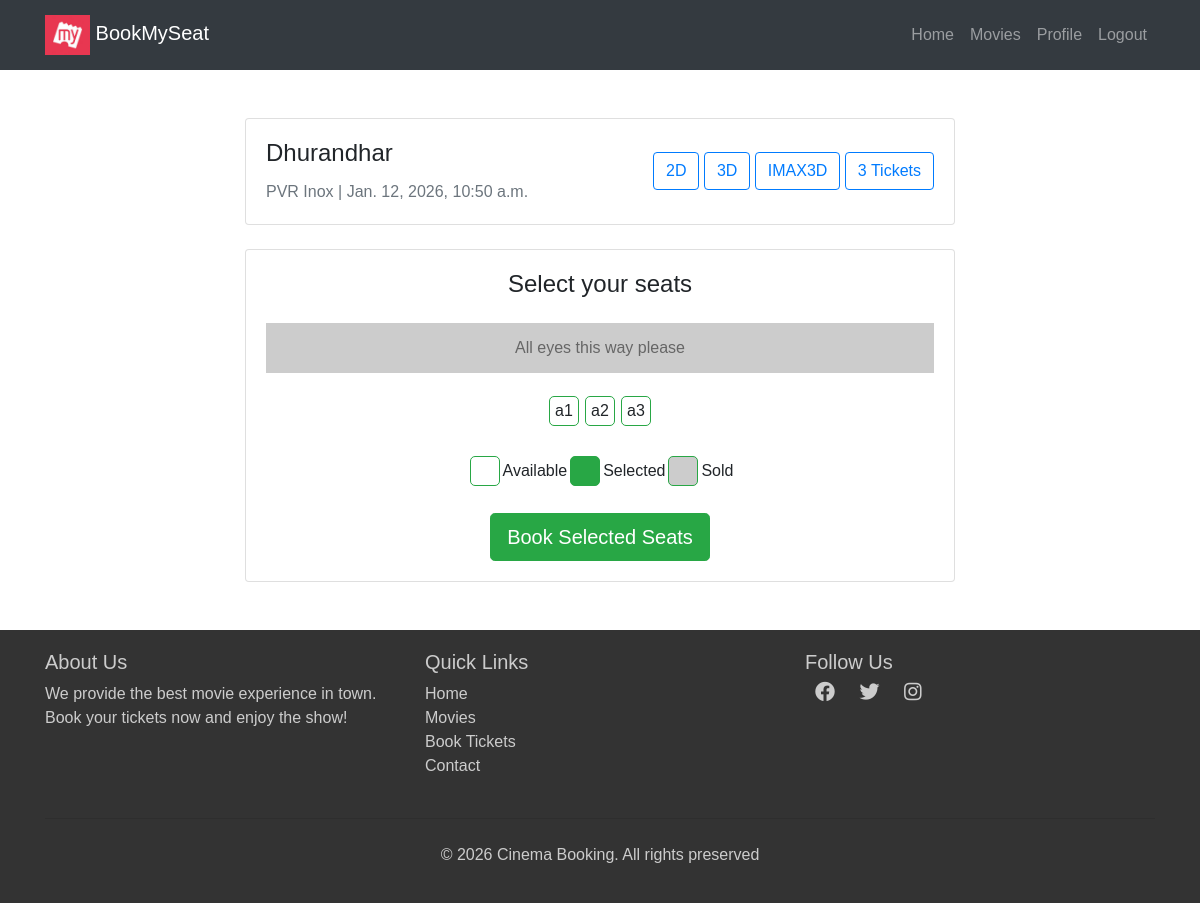
Before: /movies/theater/3/seats/book (signed in) with the older database file.
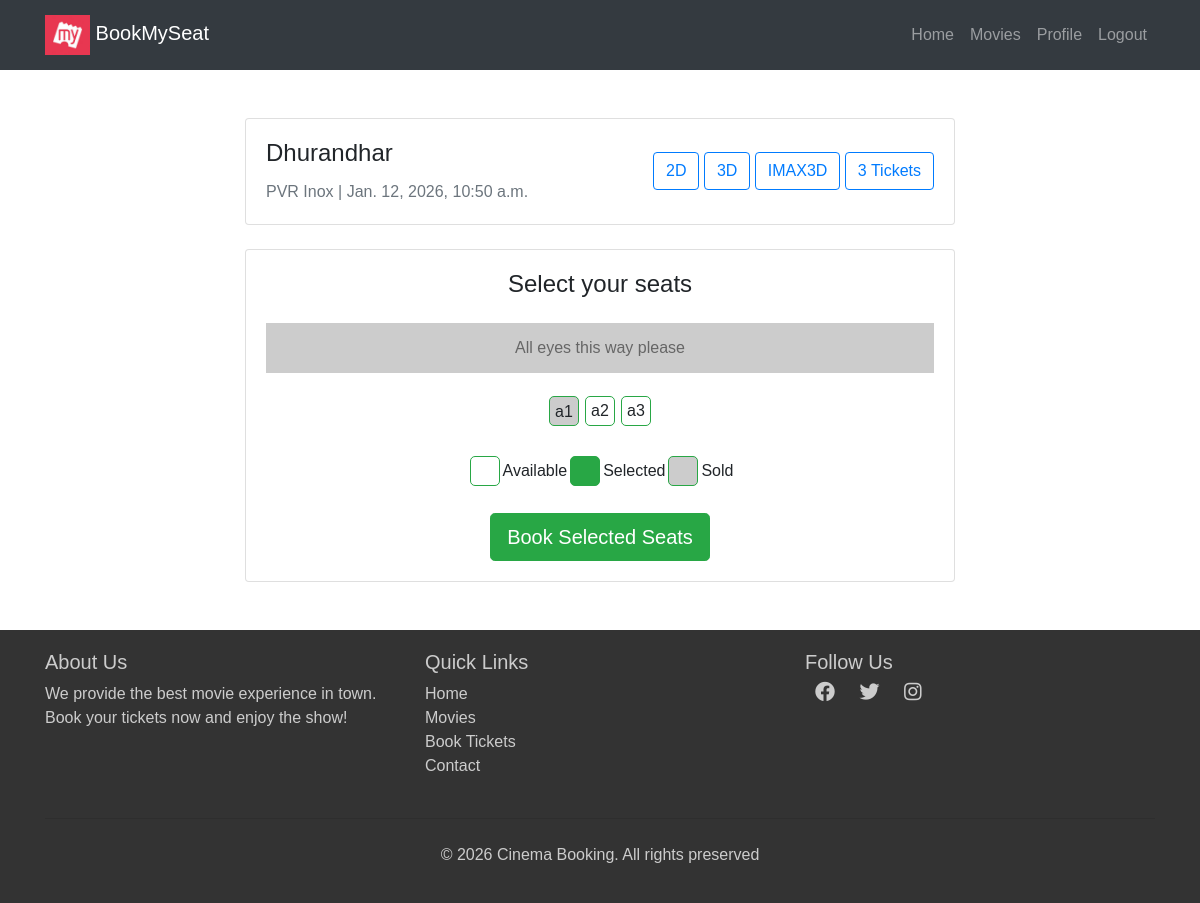
After: the same page with the newer database file.
### movies/models.py (models this page shows, shortened)
class Theater(models.Model):
    name = models.CharField(max_length=255)
    movie = models.ForeignKey(Movie, on_delete=models.CASCADE, related_name='theaters')
    time = models.DateTimeField()

class Movie(models.Model):
    name = models.CharField(max_length=255)
    image = models.ImageField(upload_to='movies/')
    rating = models.DecimalField(max_digits=3, decimal_places=1)
    cast = models.TextField()
    description = models.TextField(blank=True, null=True) # optional
    genre = models.CharField(max_length=255, blank=True, null=True)
    language = models.CharField(max_length=255, blank=True, null=True)

class Seat(models.Model):
    theater = models.ForeignKey(Theater, on_delete=models.CASCADE, related_name='seats') # which seat belongs to which theater
    seat_number = models.CharField(max_length=10)
    is_booked = models.BooleanField(default=False) # checking if the seat is booked or not

### movies/views.py (the view, shortened to what this page needs)
# urls.py: path('theater/<int:theater_id>/seats/book', views.book_seats, name='book_seats'),
@login_required(login_url='/login/')
def book_seats(request, theater_id):
    theaters = get_object_or_404(Theater, id=theater_id)
    seats = Seat.objects.filter(theater=theaters)
    return render(request, 'movies/seat_selection.html', {'theaters':theaters, 'seats':seats})

### templates/movies/seat_selection.html (shortened to what this page needs)
{% extends "users/basic.html" %}
{% block content %}
    <div class="container mt-5">
        <div class="row">
            <div class="col-lg-8 mx-auto">
                <div class="card mb-4">
                    <div class="card-body">
                        <div class="d-flex justify-content-between align-items-center flex-wrap">
                            <div>
                                <h4 class="card-title">{{theaters.movie.name}}</h4>
                                <p class="card-text text-muted">
                                    {{theaters.name}} | {{theaters.time}}
                                </p>
                            </div>
                            <div class="mt-2 mt-sm-0">
                                <button class="btn btn-outline-primary me-2 mb-2 mb-sm-0">
                                    2D
                                </button>
                                <button class="btn btn-outline-primary me-2 mb-2 mb-sm-0">
                                    3D
                                </button>
                                <button class="btn btn-outline-primary me-2 mb-2 mb-sm-0">
                                    IMAX3D
                                </button>
                                <button class="btn btn-outline-primary me-2 mb-2 mb-sm-0">
                                    {{seats|length}} Tickets
                                </button>
                            </div>
                        </div>
                    </div>
                </div>
                 <div class="card">
                    <div class="card-body">
                        <h4 class="card-title text-center mb-4">Select your seats</h4>
                        <div class="screen">All eyes this way please</div>
                        <form method="POST">
                            <div class="d-flex justify-content-center flex-wrap mb-4">
                                {% for seat in seats %}
                                <div class="seat {% if seat.is_booked %}sold{% endif %}">
                                    {% if not seat.is_booked %}
                                    <label for="seat-{{seat.id}}" class="w-100 h-100 d-flex align-items-center justify-content-center">{{seat.seat_number}}</label>
                                    {% else %}
                                    {{seat.seat_number}}
                                    {% endif %}
                                </div>
                                {% endfor %}
                            </div>
                            <div class="d-flex justify-content-center mb-4">
                                <div class="d-flex align-items-center me-4">
                                    <div class="seat" style="background-color: white;"></div>
                                    <span class="ms-2">Available</span>
                                </div>
                                <div class="d-flex align-items-center me-4">
                                    <div class="seat selected"></div>
                                    <span class="ms-2">Selected</span>
                                </div>
                                <div class="d-flex align-items-center">
                                    <div class="seat sold"></div>
                                    <span class="ms-2">Sold</span>
                                </div>
                            </div>
                            <div class="text-center">
                                <button type="submit" class="btn btn-success btn-lg">
                                    Book Selected Seats
                                </button>
                            </div>
                        </form>
                    </div>
                </div>
            </div>
        </div>
    </div>
{% endblock %}

### templates/users/basic.html (shortened to what this page needs)
<!DOCTYPE html>
<html lang="en">
<head>
    <link
      href="https://cdn.jsdelivr.net/npm/bootstrap-icons/font/bootstrap-icons.css"
      rel="stylesheet"
    />
    <link
      rel="stylesheet"
      href="https://maxcdn.bootstrapcdn.com/bootstrap/4.0.0/css/bootstrap.min.css"
    />
    <link
      rel="stylesheet"
      href="https://cdnjs.cloudflare.com/ajax/libs/font-awesome/5.15.3/css/all.min.css"
    />
</head>
<body>
    <nav class="navbar navbar-expand-lg navbar-dark bg-dark">
        <div class="container">
            <a class="navbar-brand" href="/"
                ><img
                    alt="logo"
                    height="40"
                    width="45">
                BookMySeat</a
                >
            <div class="collapse navbar-collapse" id="navbarNav">
                <ul class="navbar-nav ml-auto">
                    {% if user.is_authenticated %}
                    <li class="nav-item">
                        <a class="nav-link" href="/">Home</a>
                    </li>
                    <li class="nav-item">
                        <a class="nav-link" href="/movies">Movies</a>
                    </li>
                    <li class="nav-item">
                        <a class="nav-link" href="{% url 'profile' %}">Profile</a>
                    </li>
                    <li class="nav-item">
                        <form method="POST" action="{% url 'logout' %}">
                            <button type="submit" class="nav-link"
                                style="border: none; background: none;">Logout</button>
                        </form>
                    </li>
                    {% else %}
                    <li class="nav-item"><a class="nav-link" href="{% url 'login' %}">Login</a></li>
                    <li class="nav-item"><a class="nav-link" href="{% url 'register' %}">Register</a></li>
                    {% endif %}
                </ul>
            </div>
        </div>
    </nav>
    <div class="container">
        {% block content %}
        {% endblock %}
    </div>
    <footer class="footer mt-5">
        <div class="container">
            <div class="row">
                <div class="col-md-4 mb-4 mb-md-0">
                    <h5>About Us</h5>
                    <p>
                        We provide the best movie experience in town. Book your tickets
                        now and enjoy the show!
                    </p>
                </div>
                <div class="col-md-4 mb-4 mb-md-0">
                    <h5>Quick Links</h5>
                    <ul class="list-unstyled">
                        <li><a href="#">Home</a></li>
                        <li><a href="#">Movies</a></li>
                        <li><a href="#">Book Tickets</a></li>
                        <li><a href="#">Contact</a></li>
                    </ul>
                </div>
                <div class="col-md-4">
                    <h5>Follow Us</h5>
                    <div class="social-icons">
                        <a href="#"><i class="fab fa-facebook"></i></a>
                        <a href="#"><i class="fab fa-twitter"></i></a>
                        <a href="#"><i class="fab fa-instagram"></i></a>
                    </div>
                </div>
            </div>
            <hr class="mt-4 mb-4" />
            <div class="text-center">
                <p>&copy; 2026 Cinema Booking. All rights preserved</p>
            </div>
        </div>
    </footer>
</body>
</html>

### templates/users/basic.html (style rules this page uses)
body { font-family: Arial, sans-serif; }
.navbar { background-color: #fff; padding: 10px 20px; }
.navbar-brand img { height: 40px; }
.navbar-nav .nav-link { color: #000; }
.footer { background-color: #343a40; color: #f8f9fa; padding: 20px 0; }
.footer a { color: #f8f9fa; text-decoration: none; }
.footer .social-icons i { font-size: 24px; margin: 0 10px; transition: color 0.3s; }

### templates/movies/seat_selection.html (style rules this page uses)
body { font-family: Arial, sans-serif; }
.seat { width: 30px; height: 30px; border: 1px solid #28a745; margin: 3px; text-align: center; line-height: 30px; cursor: pointer; border-radius: 5px; transition: background-color 0.3s, color 0.3s; }
.seat.selected { background-color: #28a745; color: white; }
.seat.sold { background-color: #ccc; cursor: not-allowed; }
.screen { margin: 20px 0; background-color: #ccc; height: 50px; line-height: 50px; text-align: center; color: #666; }
.footer { background-color: #333; color: #ccc; padding: 20px 0; }
.footer a { color: #ccc; text-decoration: none; }
.footer .social-icons i { font-size: 20px; margin: 0 10px; }

Changed rows visible on the page:
changed Seat (number 1 of 3 on the later page): is_booked False → True (drawn)
